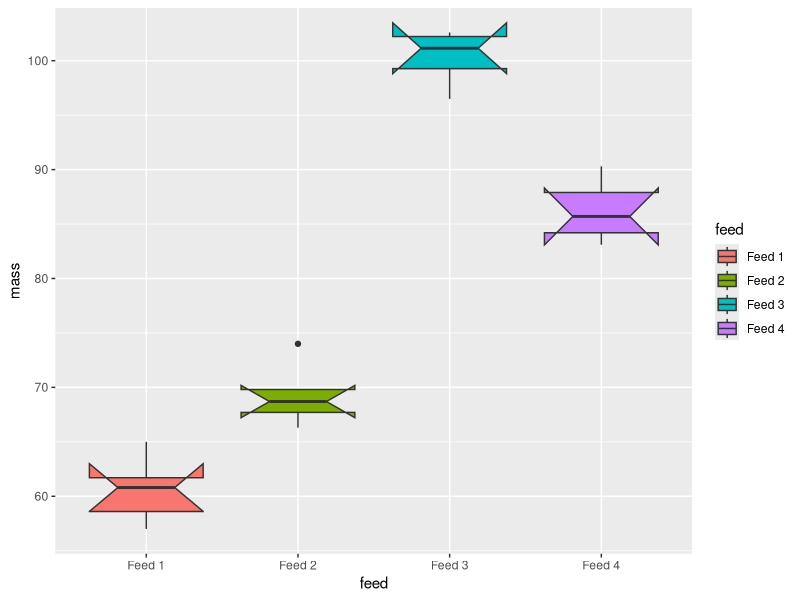
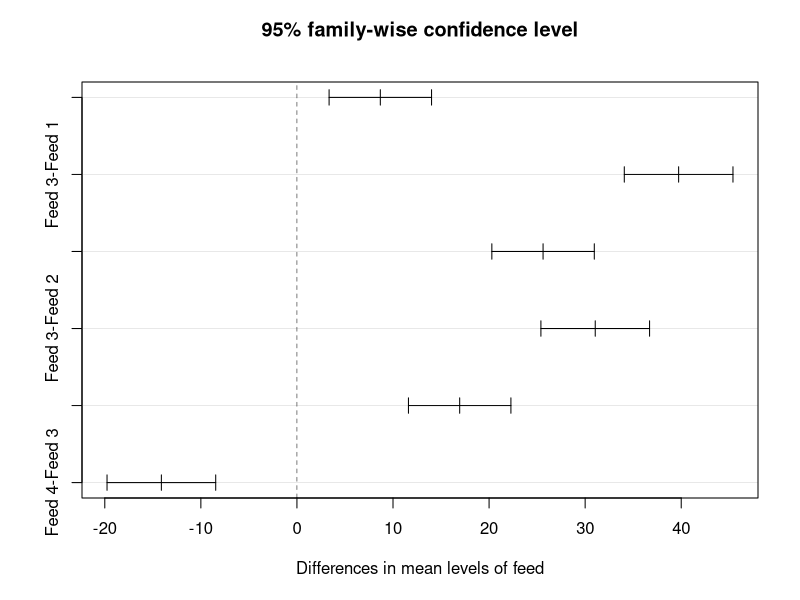
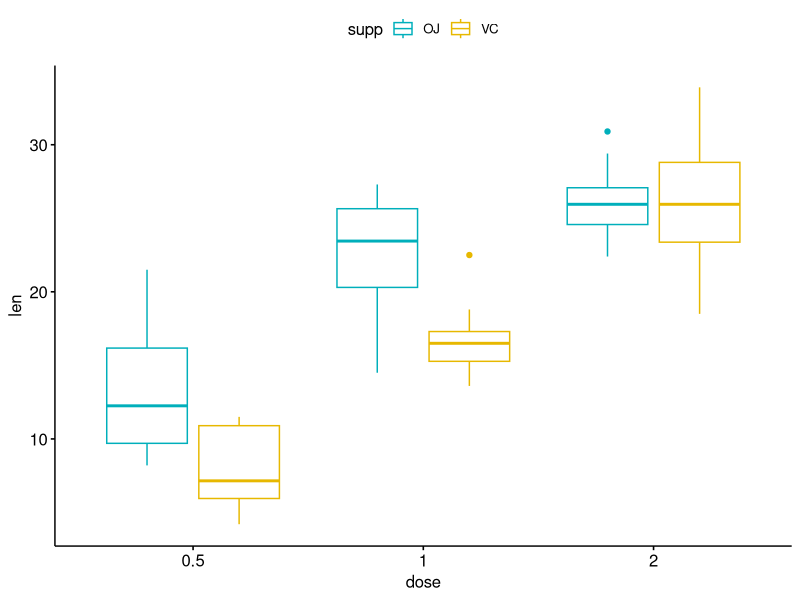

Write R code to recreate these figures, in order.
#ANOVA exercise.R
#attempt the ANOVA exercises 
#Luanne Thomas
#26 April 2018

# Load libraries ----------------------------------------------------------

library(tidyverse)
library(ggpubr)

# Exercise 1 --------------------------------------------------------------

#Null hypothesis: feed type has no effect on the mass of the pigs 

# enter the mass at the end of the experiment
feed_1 <- c(60.8, 57.0, 65.0, 58.6, 61.7)
feed_2 <- c(68.7, 67.7, 74.0, 66.3, 69.8)
feed_3 <- c(102.6, 102.1, 100.2, 96.5)
feed_4 <- c(87.9, 84.2, 83.1, 85.7, 90.3)

# make a dataframe
bacon <- as.tibble(data.frame(
  feed = c(
    rep("Feed 1", length(feed_1)),
    rep("Feed 2", length(feed_2)),
    rep("Feed 3", length(feed_3)),
    rep("Feed 4", length(feed_4))
  ),
  mass = c(feed_1, feed_2, feed_3, feed_4)
))

#One-way 

bacon.aov1 <- aov(mass ~ feed, data = bacon)

summary(bacon.aov1)

#Visualisation
ggplot(bacon, aes(x = feed, y = mass)) +
  geom_boxplot(aes(fill = feed), notch = TRUE)

#Tukey
TukeyHSD(bacon.aov1)

plot(TukeyHSD(bacon.aov1, "feed"))

#Feed type has an effect on mass (P < 0.05)
#null hypothesis refuted

# Exercise 2 --------------------------------------------------------------

#H0: There is no difference in the length of teeth in relation to the supplement
#H0: There is no difference in supplement in relation to the dose
#H1: There is a difference in the length of teeth in relation to the dose and supplement 

#load data
teeth <- datasets::ToothGrowth

#Visualisation
ggboxplot(teeth, x = "dose", y = "len", color = "supp",
          palette = c("#00AFBB", "#E7B800"))

#Two-way test
teeth.aov <- aov(len ~ supp + dose, data = teeth)

summary(teeth.aov)

#can conclude that both supp and dose are significant. 
#dose is the most significant factor variable.
#Thus we reject null hypothesis and accept alternative hypothesis

# Two-way ANOVA with interaction effect (for fun:))
teeth.aov2 <- aov(len ~ supp + dose + supp:dose, data = teeth)

summary(teeth.aov2)

#results show that the two main effects (supp and dose) are significant
#as well as their interaction.



